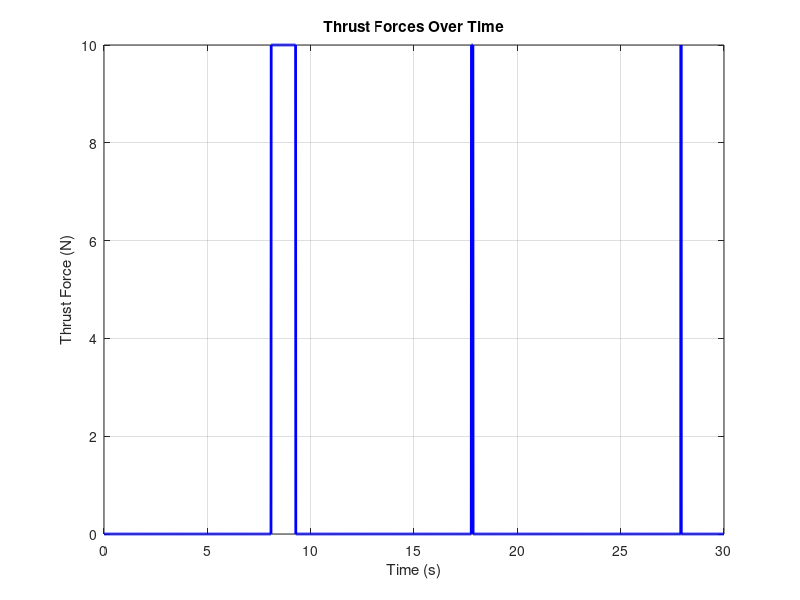
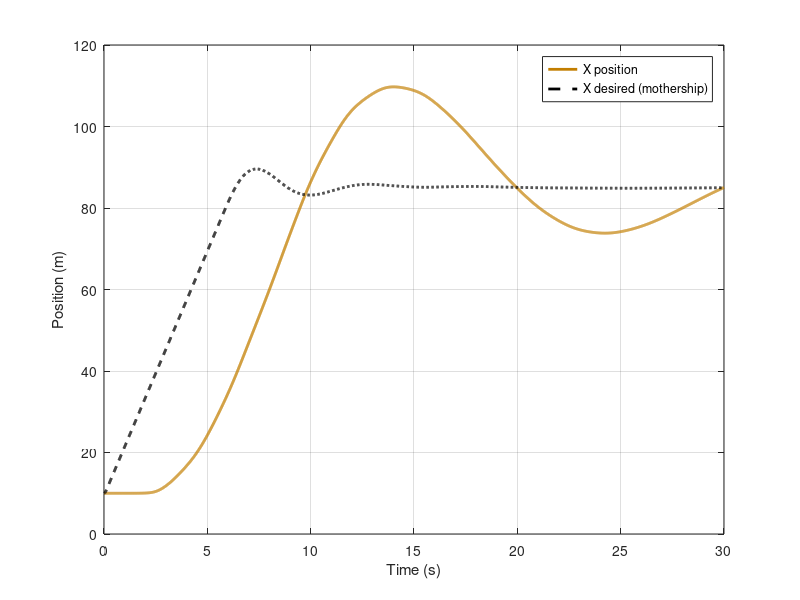
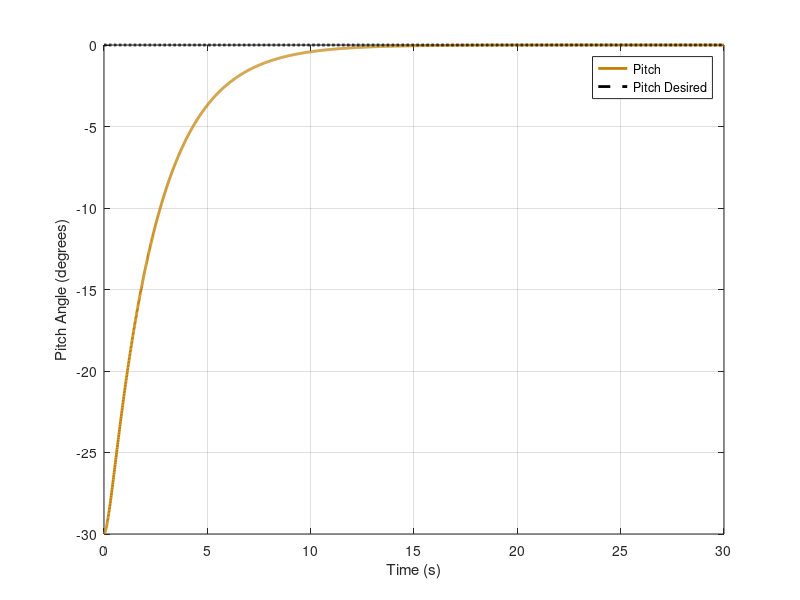
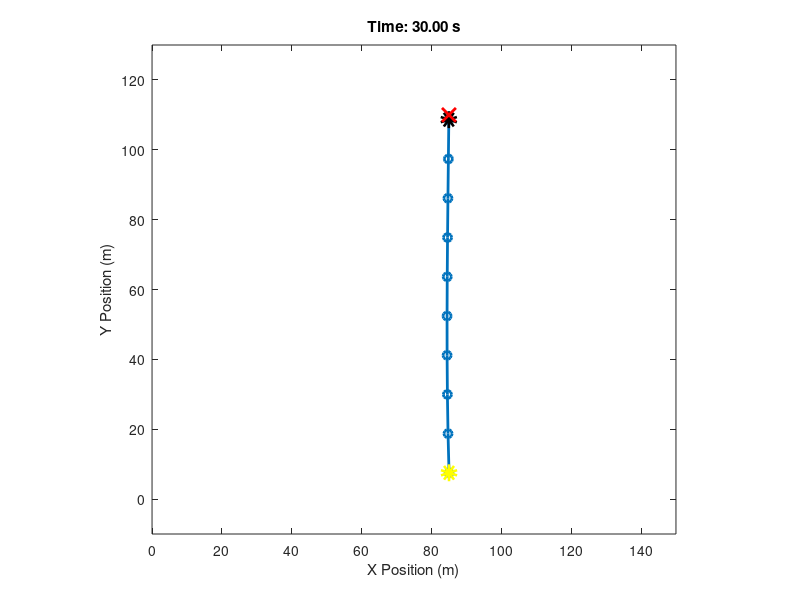

Source code (MATLAB) for these figures, in order: (Note: this script raises an error after producing the figures.)
clear;
clc;
close all;

% Parameters
N = 10;               % Number of masses
total_length = 100;   % Total length of the rope
default_mass = 0.05;  % Default mass of each segment(
masses = [6.47, repmat(default_mass, 1, N-2), 1]; % Masses: Mothership (10kg), Minion (1kg), Others (0.05kg)
k = 100;              % Spring stiffness
damping = 0.05;       % Damping coefficient
g = 9.81;             % Gravity (m/s^2)
dt = 0.01;            % Time step (s)
total_time = 30;      % Total simulation time (s)

% User-defined initial conditions
mother_ship_position = [10, 110]; % [x, y] position of the mother ship
rope_angle = deg2rad(90);         % Angle of the rope with respect to the horizontal (in radians)

% Derived parameters
rest_length = total_length / (N-1);  % Rest length of each spring

% Initial conditions
positions = zeros(N, 2);   % [x, y] positions of the masses
velocities = zeros(N, 2);  % [vx, vy] velocities of the masses
for i = 1:N
    positions(i, 1) = mother_ship_position(1) + (i-1) * rest_length * cos(rope_angle);
    positions(i, 2) = mother_ship_position(2) - (i-1) * rest_length * sin(rope_angle);
end

% Simulation loop
time = 0:dt:total_time;
trajectory = zeros(length(time), N, 2);

% Mothership control
mothership_target_position = [positions(1, 1) + 75, positions(1, 2)]; % Target for mothership
mothership_Kp = 10; 
mothership_Kd = 5;
mothership_max_velocity = 12; % Velocity limit

% Initial states
minion_l = 0.2;
minion_I = 0.5*masses(N)*minion_l^2;        % Moment of inertia (kg·m²)
minion_max_thrust = 10;      % Maximum thrust (N)
minion_theta_record = zeros(length(time), 1);  % Initial pitch angle (radians)
minion_theta = deg2rad(-30);
minion_omega = 0;
minion_Kp = diag([5, 2]);
minion_Kd = diag([10, 5]);
minion_thrust = zeros(length(0:dt:total_time), 1);
minion_error_record = zeros(length(time), 2);
minion_theta_desired_record = zeros(length(time), 1);
%-----------------------------------------------------------------------------------------------------------
% Simulation loop
for t = 1:length(time)

    % Store current positions and velocity
    trajectory(t, :, :) = positions;
    
    % Compute forces on each mass
    forces = zeros(N, 2);
    
    for i = 1:N
        % Spring force from the left segment
        if i > 1
            vecLeft = positions(i, :) - positions(i-1, :);
            distLeft = norm(vecLeft);
            forceLeft = -k * (distLeft - rest_length) * (vecLeft / distLeft);
            forces(i, :) = forces(i, :) + forceLeft;
        end
        
        % Spring force from the right segment
        if i < N
            vecRight = positions(i+1, :) - positions(i, :);
            distRight = norm(vecRight);
            forceRight = k * (distRight - rest_length) * (vecRight / distRight);
            forces(i, :) = forces(i, :) + forceRight;
        end
        
        % Damping + Gravity force
        forces(i, :) = forces(i, :) - damping * velocities(i, :);
        forces(i, 2) = forces(i, 2) - masses(i) * g;
    end
    
    % Mothership PD control
    mothership_error = mothership_target_position - positions(1, :);
    mothership_error_dot = -velocities(1, :);
    pd_force = mothership_Kp * mothership_error + mothership_Kd * mothership_error_dot + [0, masses(1) * g];
    forces(1, :) = forces(1, :) + pd_force;
    
    % % Apply PD controller for the minion (last particle)
    % target_position_minion = positions(1, 1);           % Target x is the mothership's current x
    % error_minion_x = target_position_minion - positions(N, 1); % Proportional term
    % error_dot_minion_x = -velocities(N, 1);               % Derivative term
    % pd_force_minion_x = Kp_minion * error_minion_x + Kd_minion * error_dot_minion_x;
    % pd_force_minion_x = min(max(pd_force_minion_x, -max_force_minion), max_force_minion);
    % forces(N, 1) = forces(N, 1) + pd_force_minion_x;  % Apply the constrained horizontal thrust
    % minion_thrust(t) = pd_force_minion_x;

    % Minion PD Control
    minion_state_current = [positions(N, 1); minion_theta];
    minion_state_desired = [positions(1, 1); 0];
    minion_error = minion_state_desired - minion_state_current;
    minion_theta_desired_record(t) = minion_state_desired(2);
    minion_error_record(t, :) = minion_error;

    minion_state_dot_current = [velocities(N, 1); minion_omega];
    % minion_state_dot_desired = [velocities(1, 1); 0];
    minion_state_dot_desired = [0; 0];
    minion_error_dot = minion_state_dot_desired - minion_state_dot_current;

    % Torque-ish
    control_input = (minion_Kp * minion_error) + (minion_Kd * minion_error_dot);
    % if (minion_theta < 0.01)
    %     minion_theta = 0;
    % end
    thrust = masses(N) * (control_input(1)) / sin(minion_theta);
    if thrust > 10000
        thrust = 0;
    end
    thrust = min(max(thrust, 0), minion_max_thrust);

    thrust_force = thrust * [sin(minion_theta), cos(minion_theta)];
    forces(N, :) = forces(N, :) + thrust_force;
    minion_thrust(t) = thrust;

    torque = minion_I * control_input(2);

    minion_alpha = torque / minion_I;
    minion_omega = minion_omega + minion_alpha * dt;
    minion_theta = minion_theta + minion_omega * dt;
    minion_theta_record(t) = minion_theta;

    % Update positions and velocities using Euler integration
    for i = 1:N
        accelerations = forces(i, :) / masses(i);
        velocities(i, :) = velocities(i, :) + accelerations * dt;
        
        % Limit velocity of the mothership (particle 1)
        if i == 1
            velocity_magnitude = norm(velocities(1, :));
            if velocity_magnitude > mothership_max_velocity
                velocities(1, :) = velocities(1, :) * (mothership_max_velocity / velocity_magnitude);
            end
        end
        
        % Update positions
        positions(i, :) = positions(i, :) + velocities(i, :) * dt;
    end
end
%-----------------------------------------------------------------------------------------------------------
% % Position tracking
% mothership_positions_x = squeeze(trajectory(:, 1, 1));
% minion_positions_x = squeeze(trajectory(:, end, 1));
% time = 0:dt:total_time;
% figure;
% plot(time, minion_positions_x, 'y', 'LineWidth', 2, 'DisplayName', 'Minion');
% hold on;
% plot(time, mothership_positions_x, 'k', 'LineWidth', 2, 'DisplayName', 'Mothership');
% title('End Particle Position vs Time (no wind, no minion thrust');
% xlabel('Time (s)');
% ylabel('Position (m)');
% legend;
% grid on;
% hold off;
%-----------------------------------------------------------------------------------------------------------
% Plot thrust
figure;
plot(time, minion_thrust, 'b', 'LineWidth', 2);
title('Thrust Forces Over Time');
xlabel('Time (s)');
ylabel('Thrust Force (N)');
grid on;
hold off;
%----------------------------------------------------------------------------------------------
% % Plot pitch angle over time
% figure;
% plot(time, rad2deg(minion_theta_record), 'g', 'LineWidth', 2, 'DisplayName', 'Pitch Angle');
% title('Pitch Angle Over Time');
% xlabel('Time (s)');
% ylabel('Pitch Angle (degrees)');
% legend;
% grid on;
%-----------------------------------------------------------------------------------------------------------
% Create a figure with two subplots
figure('Position', [100, 100, 800, 400]); % [left, bottom, width, height]

mothership_positions_x = squeeze(trajectory(:, 1, 1));
minion_positions_x = squeeze(trajectory(:, end, 1));

% Subplot 1: Position error (X)
plot(time, minion_positions_x, 'Color', [194/255, 126/255, 0], 'LineWidth', 2, 'DisplayName', 'X position');
hold on;
plot(time, mothership_positions_x, '--k', 'LineWidth', 2, 'DisplayName', 'X desired (mothership)');
% plot(time, ones(size(time)), '--r', 'LineWidth', 2, 'DisplayName', 'Limit');
% plot(time, ones(size(time)), '--r', 'LineWidth', 2, 'DisplayName', 'Limit');
% title('Minion Position Error Over Time');
xlabel('Time (s)');
ylabel('Position (m)');
grid on;
legend();
hold off;

% Subplot 2: Pitch error
figure('Position', [100, 100, 800, 400]); % [left, bottom, width, height]
plot(time, minion_theta_record/pi*180, 'Color', [194/255, 126/255, 0], 'LineWidth', 2, 'DisplayName', 'Pitch');
hold on;
plot(time, minion_theta_desired_record/pi*180, '--k', 'LineWidth', 2, 'DisplayName', 'Pitch Desired');
% title('Minion Pitch Error Over Time');
xlabel('Time (s)');
ylabel('Pitch Angle (degrees)');
grid on;
legend();
hold off;
%%
% Calculate velocities from trajectory
mother_ship_velocity_traj = diff(squeeze(trajectory(:, 1, :))) / dt; % Velocity of the mother ship
minion_velocity_traj = diff(squeeze(trajectory(:, end, :))) / dt;    % Velocity of the minion

% Pad the velocities to match the time vector length (since diff reduces the size by 1)
mother_ship_velocity_traj = [mother_ship_velocity_traj; [0, 0]];
minion_velocity_traj = [minion_velocity_traj; [0, 0]];

% % Initialize video writer
% video = VideoWriter('8-torque_thrust_10.mp4', 'MPEG-4');
% video.FrameRate = 20; % Set desired frame rate
% open(video);

% Visualization
figure('Units', 'normalized', 'OuterPosition', [0 0 1 1]); % Full-screen figure
for t = 1:10:length(time)
    % Plot the rope
    plot(squeeze(trajectory(t, :, 1)), squeeze(trajectory(t, :, 2)), '-o', 'LineWidth', 2);
    hold on;
    plot(squeeze(trajectory(t, 1, 1)), squeeze(trajectory(t, 1, 2)), 'ko', 'LineWidth', masses(1), 'DisplayName', 'Mothership');
    plot(squeeze(trajectory(t, N, 1)), squeeze(trajectory(t, N, 2)), 'yo', 'LineWidth', masses(1), 'DisplayName', 'Minion');

    % Plot the target point for the mothership
    plot(mothership_target_position(1), mothership_target_position(2), 'rx', 'MarkerSize', 10, 'LineWidth', 2, 'DisplayName', 'Initial Target');

    % Plot formatting
    axis equal;
    xlim([0, 150]);
    ylim([-10, mother_ship_position(2) + 20]);
    title(sprintf('Time: %.2f s', time(t)));
    xlabel('X Position (m)');
    ylabel('Y Position (m)');
    drawnow;

    % % Capture the frame for video
    % frame = getframe(gcf);
    % writeVideo(video, frame); % Write the captured frame to the video

    hold off;
end

% Close the video file
close(video);